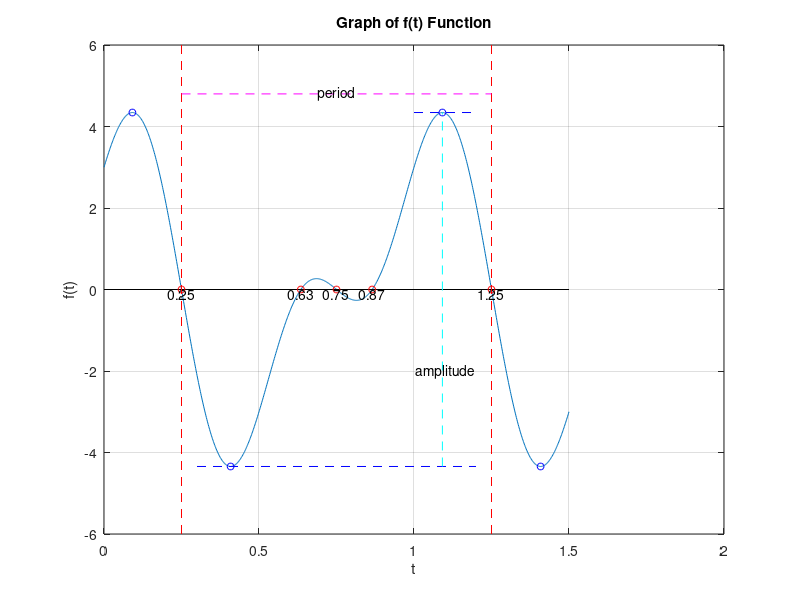

The MATLAB script that drew this image:
%Continuous signal
f = @(t) 3*cos(2*pi*t) + 2*sin(4*pi*t);
% Sketch graph
t = linspace(0, 1.5, 1000);
y = f(t);
plot(t, y);
hold on;
xlabel('t');
ylabel('f(t)');
title('Graph of f(t) Function');
line([0,1.5], [0, 0], 'Color', 'black', 'LineWidth', 0.5);
grid on;

% find y=0 points
tolerans = 1e-6; %tolerans value
t_values = [];
for i = 1:length(t)-1
    if abs(y(i)) < tolerans
        t_values = [t_values, t(i)];
    elseif y(i)*y(i+1) < 0
        t_root = fzero(f, [t(i), t(i+1)]);
        t_values = [t_values, t_root];
    end
end

% mark each t_ values on the graph
for i = 1:length(t_values)
    plot(t_values(i), 0, 'ro', 'MarkerSize', 5);
    text(t_values(i), -0.1, sprintf('%.2f', t_values(i)), 'HorizontalAlignment', 'center');
end

%determine style of line
lineStyle = '--';
line([0.25, 0.25], [-6,6], 'Color', 'red', 'LineStyle', lineStyle);
line([1.25, 1.25], [-6,6], 'Color', 'red', 'LineStyle', lineStyle);

max_y = max(y);
min_y = min(y);
plot(t(y == max_y), max_y, 'bo', 'MarkerSize', 5);
plot(t(y == min_y), min_y, 'bo', 'MarkerSize', 5);
% Find min and max value
disp(max_y)
disp(min_y)
%display max and min point
line([0.30, 1.2], [-4.3431, -4.3431], 'Color', 'blue', 'LineStyle', lineStyle);
line([1, 1.2], [4.3431, 4.3431], 'Color', 'blue', 'LineStyle', lineStyle);
%period
line([0.25, 1.25], [4.8, 4.8], 'Color', 'magenta', 'LineStyle', lineStyle);
text(0.75, 4.82, 'period', 'HorizontalAlignment', 'center');
%amplitude
line([1.09159,1.09159],[-4.3431 4.3431], 'Color', 'cyan', 'LineStyle', lineStyle);
text(1.1, -2, 'amplitude', 'HorizontalAlignment', 'center');

% Calculate average power of x(t) over one period
f_squared = @(t) (3*cos(2*pi*t) + 2*sin(4*pi*t)).^2;
P = 1/(1.25 - 0.25) * integral(f_squared, 0.25, 1.25);
disp(['Average power of x(t) over one period =', num2str(P)]);

